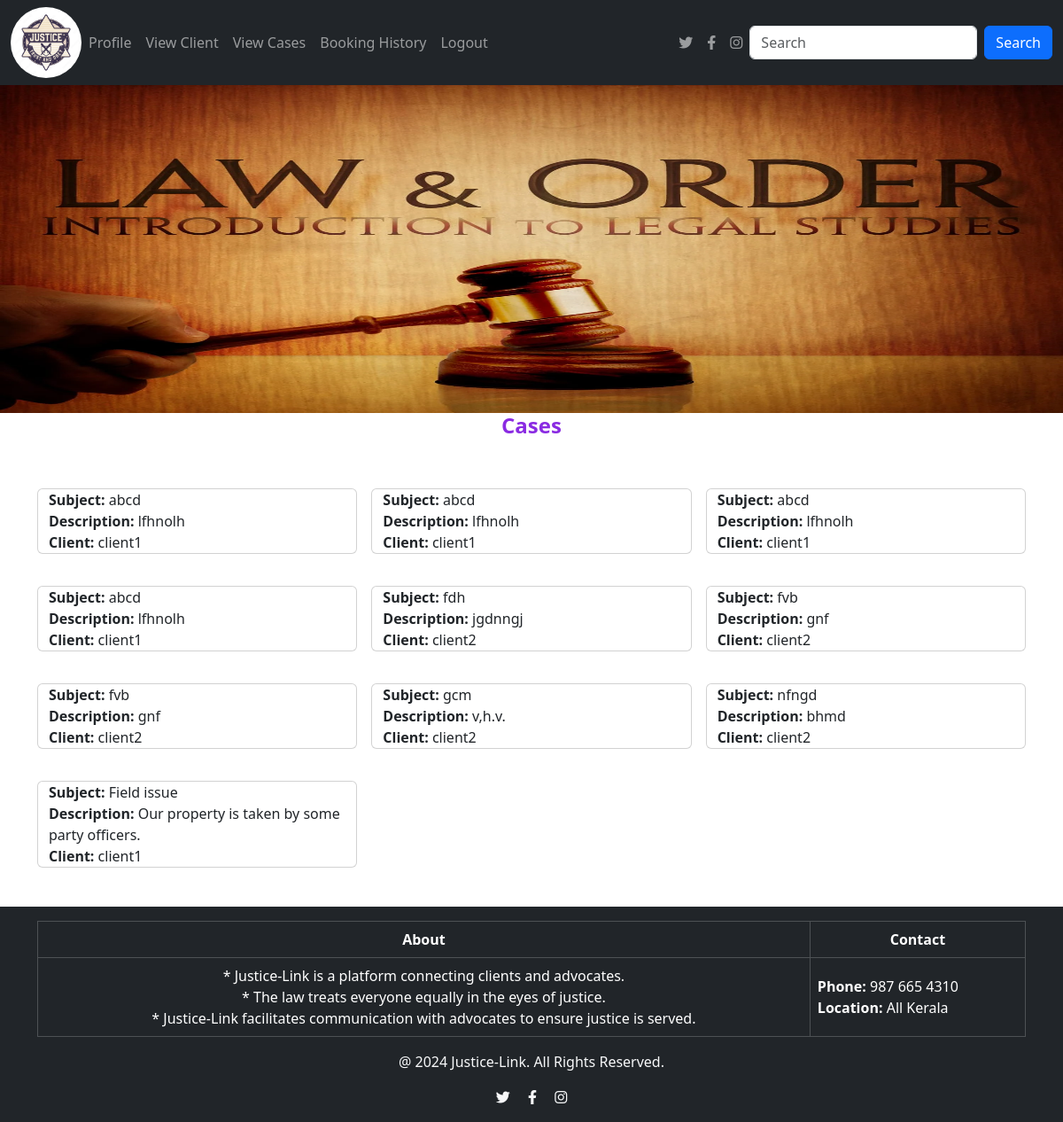
The app's page /bookinghistory with its own data.
### app/models.py (models this page shows, shortened)
class Case(models.Model):
    client = models.ForeignKey(Client, on_delete=models.CASCADE)  # Link complaint to the user
    advocate = models.ForeignKey(Advocate, on_delete=models.CASCADE)  # Link complaint to a police officer
    subject = models.CharField(max_length=255)
    description = models.TextField()
    created_at = models.DateTimeField(auto_now_add=True)

class Client(models.Model):
    Email = models.EmailField(unique=True)
    username = models.TextField()
    phonenumber = models.IntegerField()
    password = models.TextField()
    location= models.TextField()

### app/views.py (the view)
# urls.py: path('bookinghistory',views.bookinghistory),
def bookinghistory(req):
        cases = Case.objects.all()
        return render(req,'Advocate/bookinghistory.html',{'cases':cases})

### template/Advocate/bookinghistory.html (shortened to what this page needs)
<!DOCTYPE html>
<html lang="en">
<head>
  <link href="https://cdn.jsdelivr.net/npm/bootstrap@5.3.3/dist/css/bootstrap.min.css" rel="stylesheet">
  <link href="https://cdnjs.cloudflare.com/ajax/libs/font-awesome/6.0.0-beta3/css/all.min.css" rel="stylesheet">
</head>
<body>
<nav class="navbar navbar-expand-sm navbar-dark bg-dark">
  <div class="container-fluid">
    <a href="../advocatehome" class="logo">
      <img src="static/1000_F_153564985_MLVK4XbezrFZnuAg5mlncjcQp82GaNcn.jpg" class="rounded-circle" alt="logo" width="80px" >
    </a>
    <div class="collapse navbar-collapse" id="mynavbar">
      <ul class="navbar-nav me-auto">
        <li class="nav-item"><a class="nav-link" href="../advocateprofile">Profile</a></li>
        <li class="nav-item"><a class="nav-link" href="../viewclients">View Client</a></li>
        <li class="nav-item"><a class="nav-link" href="../viewcases">View Cases</a></li>
        <li class="nav-item"><a class="nav-link" href="../bookinghistory">Booking History</a></li>
        <li class="nav-item"><a class="nav-link" href="../logout">Logout</a></li>
      </ul>
      <ul class="navbar-nav d-flex">
        <li class="nav-item"><a class="nav-link" href="https://twitter.com" target="_blank"><i class="fab fa-twitter"></i></a></li>
        <li class="nav-item"><a class="nav-link" href="https://facebook.com" target="_blank"><i class="fab fa-facebook-f"></i></a></li>
        <li class="nav-item"><a class="nav-link" href="https://instagram.com" target="_blank"><i class="fab fa-instagram"></i></a></li>
      </ul>
      <form class="d-flex">
        <input class="form-control me-2" type="text" placeholder="Search">
        <button class="btn btn-primary" type="button">Search</button>
      </form>
    </div>
  </div>
</nav>
<div>
  <img src="static/law-and-order_t.webp" alt="justice" width="100%" class="img">
</div>
<h4><b>Cases</b></h4><br><br>
<div class="container">
    <div class="row g-3">
      {% for i in cases %}
        <div class="col-md-4 card-wrapper">
          <div class="card">
            <div class="container">
              <strong>Subject:</strong> {{i.subject}}<br>
              <strong>Description:</strong> {{i.description}}<br>
              <strong>Client:</strong> {{i.client.username}}
            </div>
          </div>
        </div>
      {% endfor %}
    </div>
</div>
<footer class="bg-dark text-light text-center py-3 mt-4">
  <div class="container">
    <table class="table table-dark table-bordered">
      <thead class="thead-light">
        <tr>
          <th class="text-center">About</th>
          <th class="text-center">Contact</th>
        </tr>
      </thead>
      <tbody>
        <tr>
          <td class="text-justify align-middle">
            * Justice-Link is a platform connecting clients and advocates.
            <br>* The law treats everyone equally in the eyes of justice.
            <br>* Justice-Link facilitates communication with advocates to ensure justice is served.
          </td>
          <td class="text-start align-middle">
            <strong>Phone:</strong> 987 665 4310
            <br> <strong>Location:</strong> All Kerala
          </td>
        </tr>
      </tbody>
    </table>
    <p>@ 2024 Justice-Link. All Rights Reserved.</p>
    <div>
      <a href="https://twitter.com" target="_blank" class="text-light mx-2"><i class="fab fa-twitter"></i></a>
      <a href="https://facebook.com" target="_blank" class="text-light mx-2"><i class="fab fa-facebook-f"></i></a>
      <a href="https://instagram.com" target="_blank" class="text-light mx-2"><i class="fab fa-instagram"></i></a>
    </div>
  </div>
</footer>
</body>
</html>

### template/Advocate/bookinghistory.html (style rules this page uses)
.img { max-height: 370px; }
h4 { text-align: center; text-shadow: 0cm; color: blueviolet; }
.card-wrapper { margin-bottom: 20px; }

### records on screen
Case: subject "abcd", description "lfhnolh", client.username "client1"
Case: subject "abcd", description "lfhnolh", client.username "client1"
Case: subject "abcd", description "lfhnolh", client.username "client1"
Case: subject "abcd", description "lfhnolh", client.username "client1"
Case: subject "fdh", description "jgdnngj", client.username "client2"
Case: subject "fvb", description "gnf", client.username "client2"
Case: subject "fvb", description "gnf", client.username "client2"
Case: subject "gcm", description "v,h.v.", client.username "client2"
Case: subject "nfngd", description "bhmd", client.username "client2"
Case: subject "Field issue", description "Our property is taken by some party officers.", client.username "client1"
